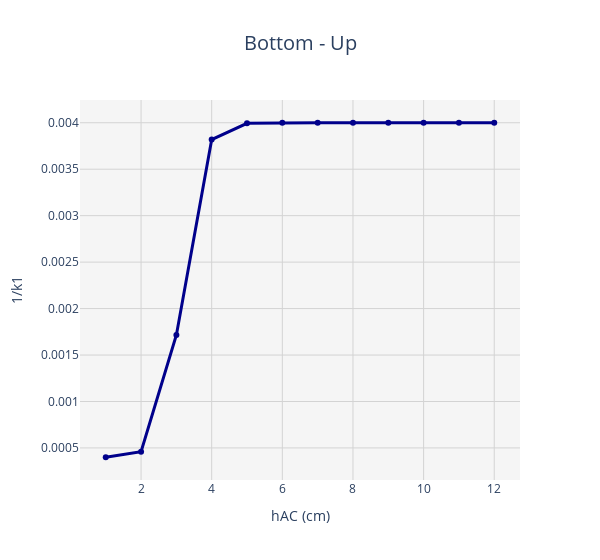

Notebook source saved alongside this figure:
### Markdown cell above
# Grafico de tendencia  Bottom UP

### Code cell
# Create DataFrame with provided "hc, in" values ( Toca hacer que cuando modifiquen las pulgadas se modifique el grafico)
df_k1tabla = pd.DataFrame({
    "hc, in": [1, 2, 3, 4, 5, 6, 7, 8, 9, 10, 11, 12]
})

# Calculate "k1_b-up" using the provided formula
df_k1tabla["k1_b-up"] = 1 / (0.000398 + (0.003602 / (1 + np.exp(11.02 - 3.49 * df_k1tabla["hc, in"]))))

# Calculate "1/k1_b-up"
df_k1tabla["1/k1_b-up"] = 1 / df_k1tabla["k1_b-up"]

# Generate the Plotly graph with the new y-axis
fig = px.line(df_k1tabla, x="hc, in", y="1/k1_b-up", markers=True, title="Bottom - Up")
fig.update_traces(line=dict(color="darkblue", width=3))  # Darker line color and thicker width
fig.update_layout(
    title=dict(text="Bottom - Up", x=0.5, font=dict(size=20)),  # Center and enlarge title
    xaxis_title=dict(text="hAC (cm)", font=dict(size=14)),
    yaxis_title=dict(text="1/k1 b-up", font=dict(size=14)),
    xaxis=dict(showgrid=True, gridcolor="lightgrey", zeroline=False),
    yaxis=dict(showgrid=True, gridcolor="lightgrey", zeroline=False),
    plot_bgcolor="whitesmoke",  # Light background for better contrast
    width=600  # Compact width
)

fig.show()

### Figure 1 — Plotly figure (JSON) as saved in the notebook; plotly's stock layout.template omitted (floating-point values rounded to 4 significant figures)
{"data": [{"hovertemplate": "hc, in=%{x}<br>1/k1_b-up=%{y}<extra></extra>", "legendgroup": "", "line": {"color": "darkblue", "dash": "solid", "width": 3}, "marker": {"symbol": "circle"}, "mode": "lines+markers", "name": "", "orientation": "v", "showlegend": false, "type": "scatter", "x": [1, 2, 3, 4, 5, 6, 7, 8, 9, 10, 11, 12], "xaxis": "x", "y": [0.0003999, 0.0004603, 0.001716, 0.003819, 0.003994, 0.004, 0.004, 0.004, 0.004, 0.004, 0.004, 0.004], "yaxis": "y"}], "layout": {"legend": {"tracegroupgap": 0}, "plot_bgcolor": "whitesmoke", "title": {"font": {"size": 20}, "text": "Bottom - Up", "x": 0.5}, "width": 600, "xaxis": {"anchor": "y", "domain": [0, 1], "gridcolor": "lightgrey", "showgrid": true, "title": {"font": {"size": 14}, "text": "hAC (cm)"}, "zeroline": false}, "yaxis": {"anchor": "x", "domain": [0, 1], "gridcolor": "lightgrey", "showgrid": true, "title": {"font": {"size": 14}, "text": "1/k1"}, "zeroline": false}}}
